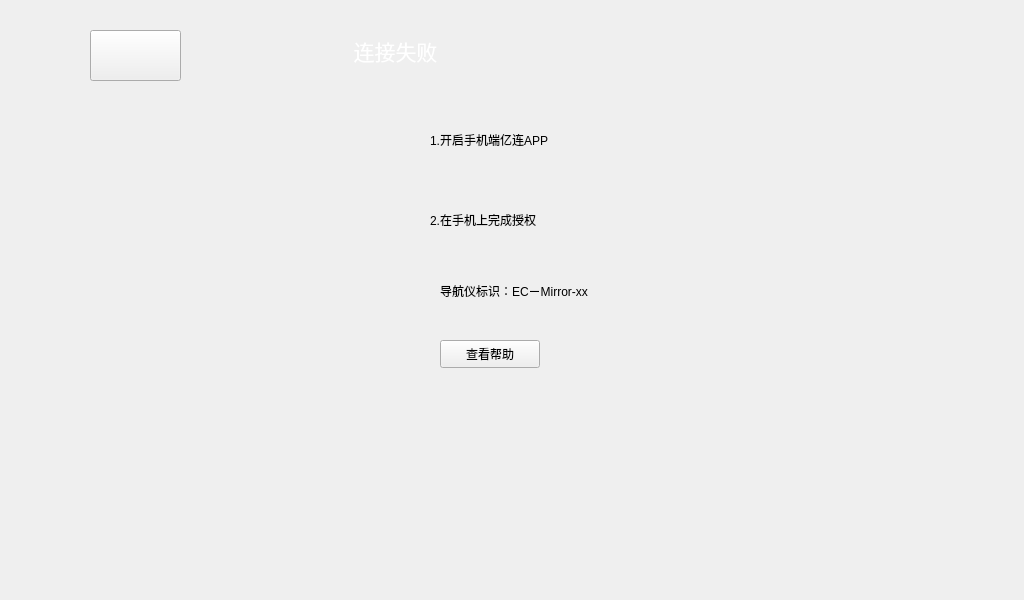
<?xml version="1.0" encoding="UTF-8"?>
<ui version="4.0">
 <class>FailPrompt</class>
 <widget class="QWidget" name="FailPrompt">
  <property name="geometry">
   <rect>
    <x>0</x>
    <y>0</y>
    <width>1024</width>
    <height>600</height>
   </rect>
  </property>
  <property name="windowTitle">
   <string>Form</string>
  </property>
  <widget class="QLabel" name="label">
   <property name="geometry">
    <rect>
     <x>300</x>
     <y>30</y>
     <width>191</width>
     <height>41</height>
    </rect>
   </property>
   <property name="font">
    <font>
     <pointsize>16</pointsize>
    </font>
   </property>
   <property name="styleSheet">
    <string notr="true">color: rgb(255, 255, 255);</string>
   </property>
   <property name="text">
    <string>连接失败</string>
   </property>
   <property name="alignment">
    <set>Qt::AlignCenter</set>
   </property>
  </widget>
  <widget class="QPushButton" name="btnBack">
   <property name="geometry">
    <rect>
     <x>90</x>
     <y>30</y>
     <width>91</width>
     <height>51</height>
    </rect>
   </property>
   <property name="focusPolicy">
    <enum>Qt::NoFocus</enum>
   </property>
   <property name="styleSheet">
    <string notr="true">QPushButton{border-image: url(:/pmc_image/ic_back_default.png);}
 QPushButton:pressed{border-image: url(:/pmc_image/ic_back_pressed.png);}</string>
   </property>
   <property name="text">
    <string/>
   </property>
  </widget>
  <widget class="QLabel" name="download">
   <property name="geometry">
    <rect>
     <x>140</x>
     <y>130</y>
     <width>161</width>
     <height>151</height>
    </rect>
   </property>
   <property name="styleSheet">
    <string notr="true">border-image: url(:/pmc_image/download.png);</string>
   </property>
   <property name="text">
    <string/>
   </property>
  </widget>
  <widget class="QLabel" name="label_3">
   <property name="geometry">
    <rect>
     <x>430</x>
     <y>130</y>
     <width>181</width>
     <height>20</height>
    </rect>
   </property>
   <property name="text">
    <string>1.开启手机端亿连APP</string>
   </property>
  </widget>
  <widget class="QLabel" name="label_4">
   <property name="geometry">
    <rect>
     <x>430</x>
     <y>210</y>
     <width>181</width>
     <height>20</height>
    </rect>
   </property>
   <property name="text">
    <string>2.在手机上完成授权</string>
   </property>
  </widget>
  <widget class="QLabel" name="label_5">
   <property name="geometry">
    <rect>
     <x>440</x>
     <y>280</y>
     <width>271</width>
     <height>21</height>
    </rect>
   </property>
   <property name="text">
    <string>导航仪标识：EC－Mirror-xx</string>
   </property>
  </widget>
  <widget class="QPushButton" name="pushButton">
   <property name="geometry">
    <rect>
     <x>440</x>
     <y>340</y>
     <width>100</width>
     <height>28</height>
    </rect>
   </property>
   <property name="focusPolicy">
    <enum>Qt::NoFocus</enum>
   </property>
   <property name="text">
    <string>查看帮助</string>
   </property>
  </widget>
 </widget>
 <resources/>
 <connections/>
</ui>
